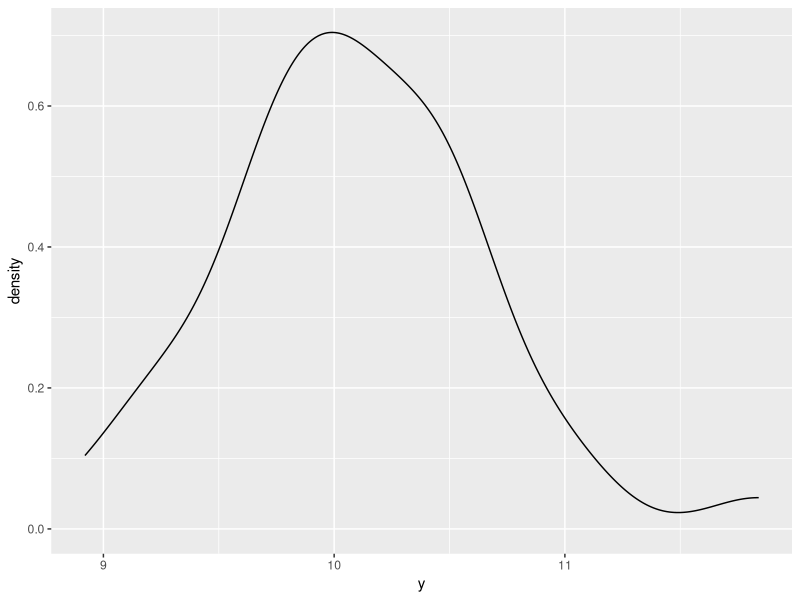
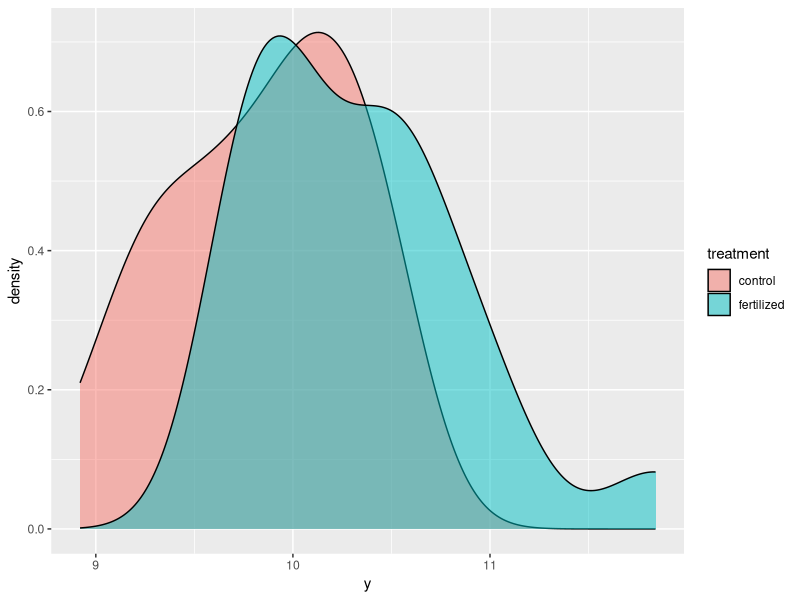
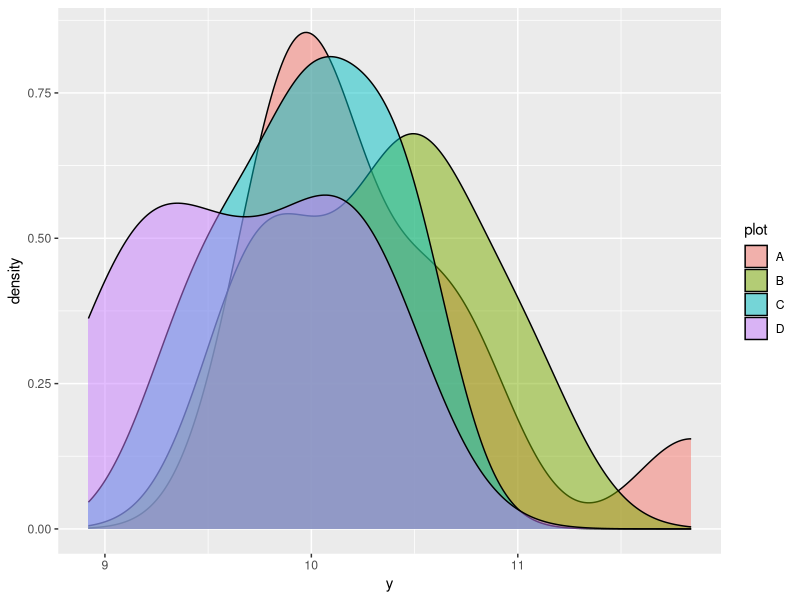
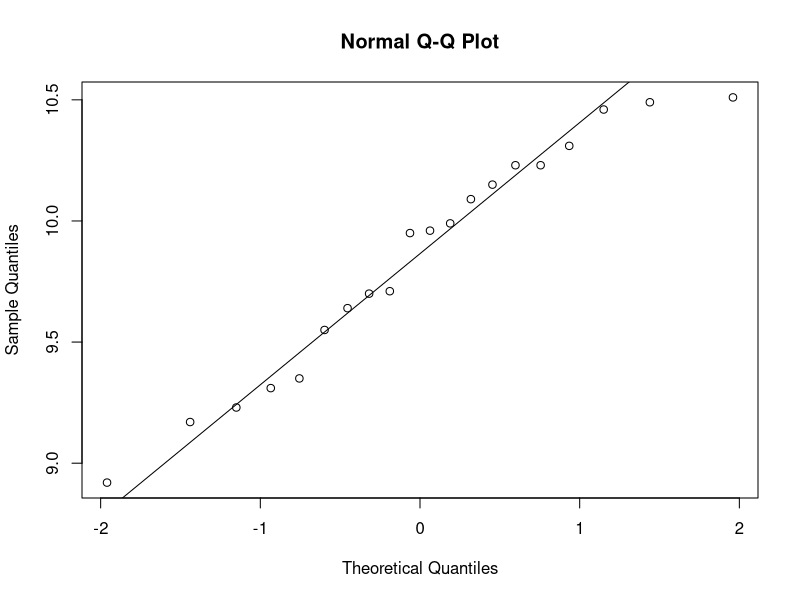
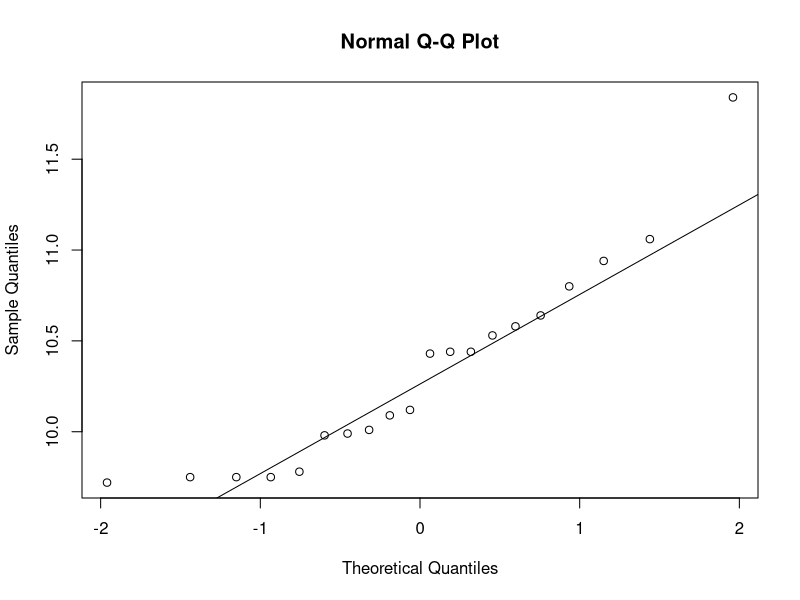
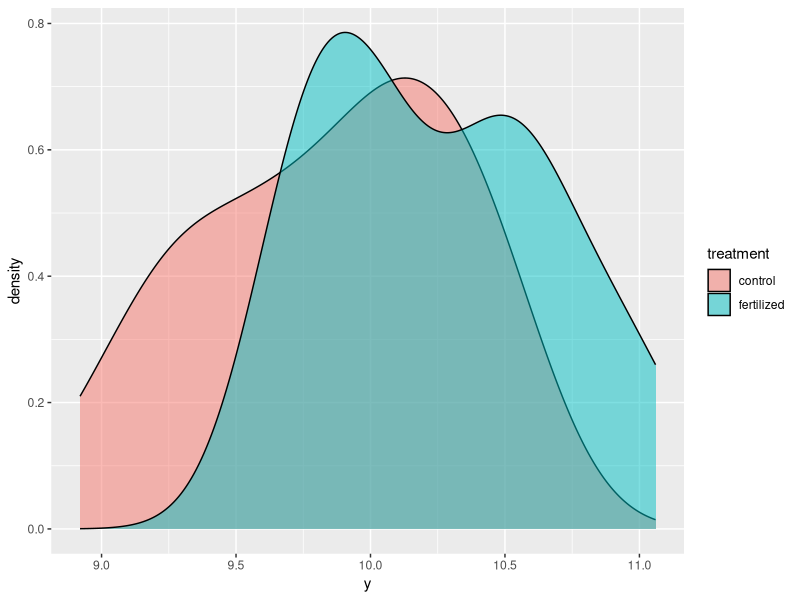
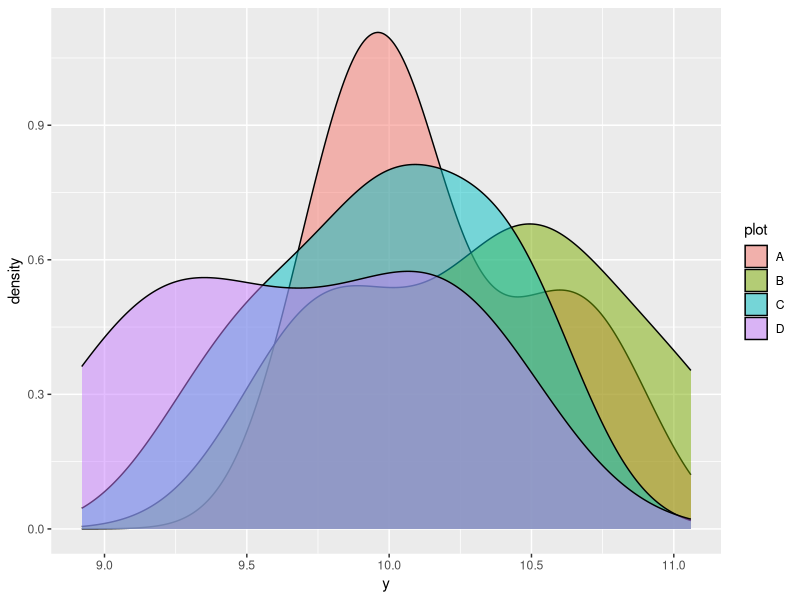
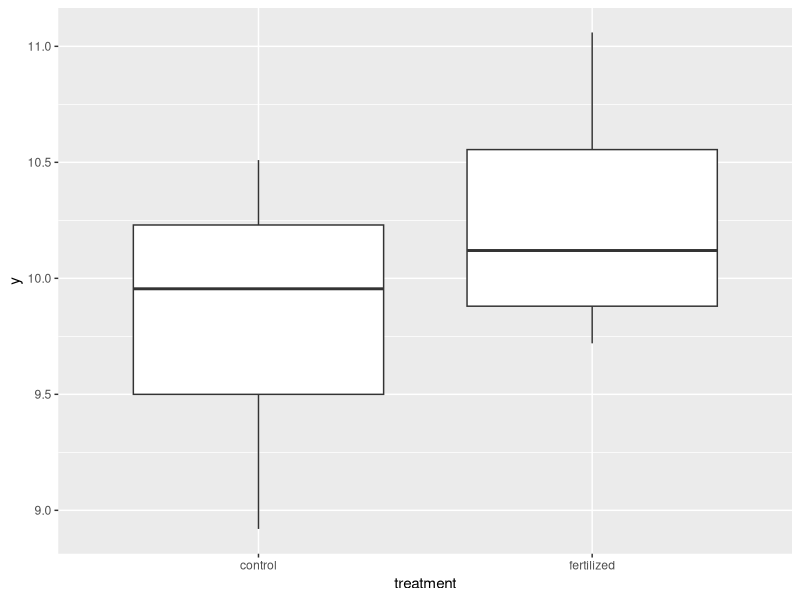

These figures' R source, in order:
installChecker <- function(package) {
  # install required packages
  if(is.element(package,rownames(installed.packages())) == T) {
    return(paste(package, "already installed"))
  } else {
    install.packages(package) 
  }
}

modelPerf <- function(object, ...) {
  # displays diagnostics of models based on information theoretic approach
  # logic holds for w/e statistical comparison, actual calcs done by R fun'
  # should I include likelihood stuff/rel. prob?
  modelList <- list(object, ...)
  results   <- data.frame(Model = seq(1,length(modelList)))
  results$AIC <- sapply(FUN = AIC, modelList)
  results$BIC <- sapply(FUN = BIC, modelList)
  results
}

hypTest <- function(model) {
  # calculate AICc of the 2 different models  
  # http://warnercnr.colostate.edu/~anderson/PDF_files/ttests.pdf
  null.param <- 1; alt.param  <- 2 #linear regression with a dummy var, also length(fit.aov2$coefficients)
  null  <- AIC(model) + (2*null.param*(null.param + 1))/(length(model$residuals)*null.param)
  alt   <- AIC(model) + (2*alt.param*(alt.param + 1))/(length(model$residuals)*alt.param)
  pData <- c(null,alt); dI <- pData - min(pData)
  lhood <- sapply(dI, function(x)exp((-1/2)*x))
  prob  <- lhood/sum(lhood)
  data.frame(model = c("null", "alternative"), AICc = pData, 
             Likelihood = lhood, Rel.Probability = prob)
}

# An experiment has been performed to test the effects of a fertilizer.
# Four plots were randomly assigned to either control or fertilized treatment.
# Please provide code (not output) to explore the data and describe the results.
dat4 <- data.frame(treatment = factor(rep(c("control", "fertilized"), each = 20)),
                   plot = factor(rep(c("C", "D", "B", "A"), each = 10)),
                   y = c( 9.99, 10.31,  9.64, 10.51,  9.31,  9.55, 10.23,  9.95,  9.96, 10.49,
                          9.17,  9.23,  9.35,  9.71,  8.92, 10.23, 10.15,  9.70, 10.09, 10.46,
                         10.94,  9.75, 10.44, 10.09, 10.53, 10.43,  9.75, 10.58, 11.06,  9.72,
                          9.98, 10.44,  9.78, 10.01, 10.12, 11.84, 10.64, 10.80,  9.75,  9.99))

requiredpkgs <- c("plyr", "ggplot2")
sapply(requiredpkgs, installChecker)
lapply(requiredpkgs, require, character.only=T)

# exploratory analysis followed model selection 
# descriptive model using anova

# variance 
tapply(dat4$y, dat4$treatment, var) #treatment
tapply(dat4$y, dat4$plot, var) #plot

# visualizations
ggplot(dat4, aes(y)) + geom_density()
ggplot(dat4, aes(y)) + geom_density(aes(fill = treatment), alpha = .5)
ggplot(dat4, aes(y)) + geom_density(aes(fill = plot), alpha = .5)

qqnorm(dat4$y[which(dat4$treatment == "control")])
qqline(dat4$y[which(dat4$treatment == "control")])
qqnorm(dat4$y[which(dat4$treatment == "fertilized")])
qqline(dat4$y[which(dat4$treatment == "fertilized")])

# things look normal enough for the small sample size
# even with an outlier... sadly a fairly influential one, 

dat4$y[which(dat4$y == max(dat4$y))]<-NA #remove outlier, still "balanced" but its a judgement call

# more exploratory graphs for post outlier

ggplot(dat4, aes(y)) + geom_density(aes(fill = treatment), alpha = .5)
ggplot(dat4, aes(y)) + geom_density(aes(fill = plot), alpha = .5)


# when analyzed by both factors things appear to be approx. normal, 
# could use a more quantitative normality test... like anderson darling or ks test
# anova robustness to viol of norm, but small sample sizes/power issues could manifest
# thats moot a posteriori 

# model selection according to AIC/BIC
# some of these could be t-tests but they are similar results.. 
# and same model ensures rigor of AIC/BIC - though it may not matter
# testing all possible models because of possibility of interaction
# confounding and etc. 

fit1      <- lm(y ~ treatment + plot, data = dat4)
fit.aov1  <- aov(fit1)

fit2      <- lm(y ~ treatment , data = dat4)
fit.aov2  <- aov(fit2)

fit3      <- lm(y ~ plot , data = dat4)
fit.aov3  <- aov(fit3)

fit4      <- lm(y ~ treatment + plot + treatment:plot, data = dat4)
fit.aov4  <- aov(fit4)

modelPerf(fit.aov1, fit.aov2, fit.aov3, fit.aov4)

# take the best model and look at effect size/metric
summary(fit.aov2)
TukeyHSD(fit.aov2)
hypTest(fit.aov2)
ggplot(dat4, aes(treatment,y)) + geom_boxplot()

